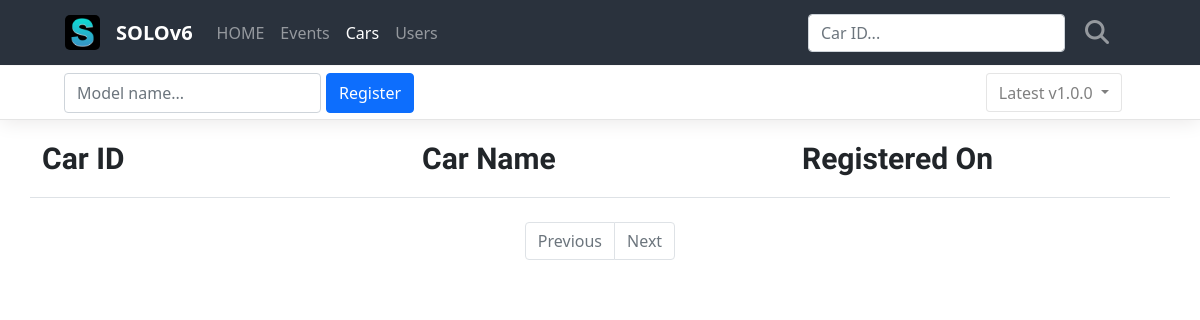
The app's page /cars/, older data.
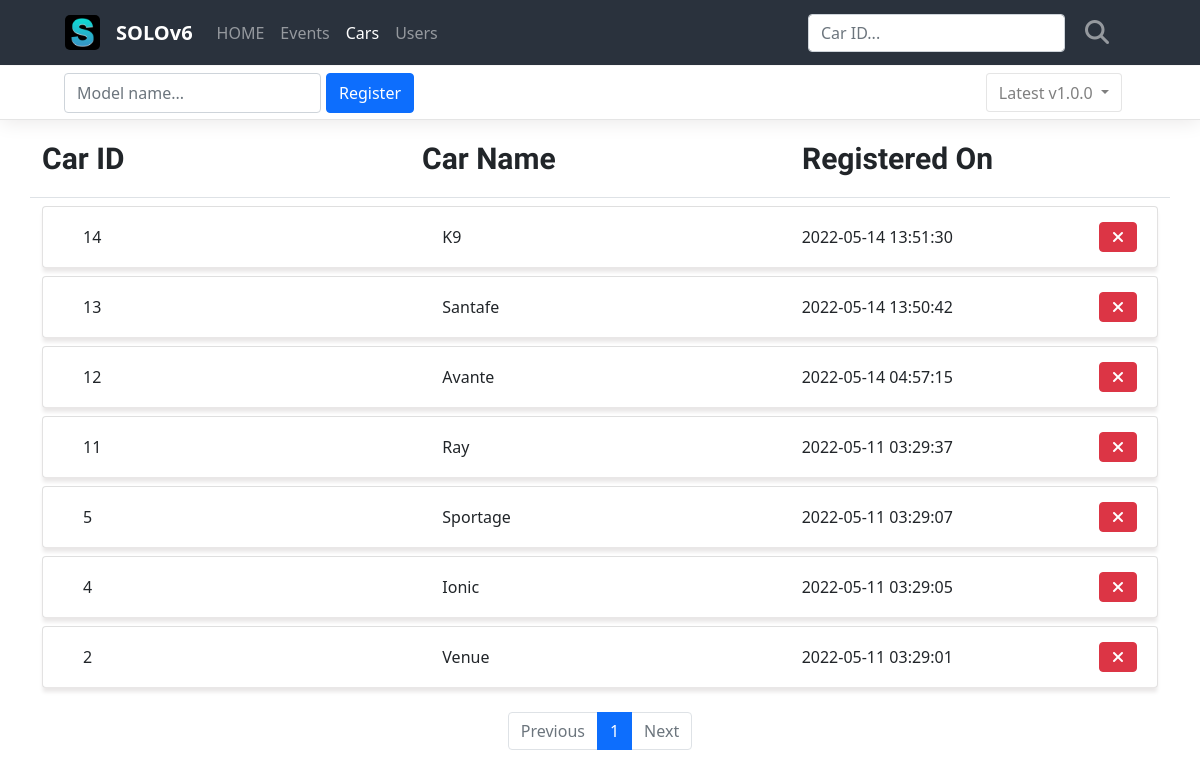
The same page, newer data.
### project/models/car.py (models this page shows, shortened)
class Car(db.Model):
    id = db.Column(db.Integer, primary_key=True)
    car_name = db.Column(db.String(10), nullable=False)
    registered_on = db.Column(db.DateTime(), default=func.now())

### project/routes/car_routes.py (the view)
@blueprint.route('/')
def cars():
    page = request.args.get('page', type=int, default=1)
    needle = request.args.get('needle', type=str, default='')
    car_list = CarModel.query.order_by(CarModel.registered_on.desc())
    if needle:
        car_list = car_list.filter(
            CarModel.id.ilike(needle)
        )
    car_list = car_list.paginate(page, per_page=10)
    return render_template('cars.html', car_list=car_list, page=page, needle=needle)

### project/templates/cars.html (shortened to what this page needs)
<link rel="stylesheet" href="../static/css/cars.css">
{% extends 'base.html' %}
{% block content %}
<nav class="navbar navbar-expand-lg navbar-dark">
    <div class="container-fluid">
        <a class="navbar-logo" href="{{ url_for('base.index') }}">
            <img class="logo" src="../static/images/favicons.ico/favicon-96x96.png" alt="Logo" height="35" width="35">
        </a>
        <a class="navbar-brand" href="{{ url_for('base.index') }}">SOLOv6</a>
        <div class="collapse navbar-collapse" id="navbarSupportedContent">
            <ul class="navbar-nav me-auto mb-2 mb-lg-0">
                <li class="nav-item">
                    <a class="nav-link active" aria-current="page" href="{{ url_for('base.index') }}">HOME</a>
                </li>
                <li class="nav-item">
                    <a class="nav-link active" href="{{ url_for('base.index') }}">Events</a>
                </li>
                <li class="nav-item">
                    <a class="nav-link active" href="{{ url_for('cars.cars') }}">Cars</a>
                </li>
                <li class="nav-item">
                    <a class="nav-link active" href="{{ url_for('users.users') }}">Users</a>
                </li>
            </ul>
            <form id="search-form" class="d-flex" action="{{ url_for('cars.cars') }}" method="get">
                <input id="needle search-needle" class="form-control me-2 search-form" type="text" name="needle" value="{{ needle or '' }}" placeholder="Car ID..." aria-label="Search">
                <button id="btn-search" class="btn search-btn" type="submit">
                    <i class="fa-solid fa-magnifying-glass fa-xl"></i>
                </button>
            </form>
        </div>
    </div>
</nav>
<div class="main">
    <div class="register-box">
        <div class="register-col">
            <form class="register-form" action="{{ url_for('cars.register') }}" method="post">
                <input class="form-control register-input" type="text" name="car_name" placeholder="Model name...">
                <button type="submit" class="btn btn-primary mb-3 register-btn">
                    Register
                </button>
            </form>
        </div>
        <div class="dropdown">
            <button class="btn btn-light dropdown-toggle" type="button" id="dropdownMenuButton1" data-bs-toggle="dropdown" aria-expanded="false">
                Latest v1.0.0
            </button>
        </div>
    </div>
    <div class="container list-box">
        <div class="row list-title-box border-bottom">
            <div class="col list-title my-3">
                Car ID
            </div>
            <div class="col list-title my-3">
                Car Name
            </div>
            <div class="col list-title my-3">
                Registered On
            </div>
        </div>
        {% if car_list %}
            {% for car in car_list.items %}
            <div class="card my-2">
                <div class="card-body">
                    <div class="row card-body-row">
                        <div class="col list-col">
                            {{ car.id }}
                        </div>
                        <div class="col list-col">
                            {{ car.car_name }}
                        </div>
                        <div class="col list-col">
                            {{ car.registered_on }}
                            <div class="cancel-box">
                                <form class="delete-form" action="{{ url_for('cars.delete') }}" method="post">
                                    <button type="submit" class="btn btn-danger mb-3 cancel-btn">
                                        <i class="fa-solid fa-xmark"></i>
                                    </button>
                                </form>
                            </div>
                        </div>
                    </div>
                </div>
            </div>
            {% endfor %}
        {% else %}
        <div class="row">
            <div class="col-12">
                <h2>❌ No Car Registered ❌</h2>
            </div>
        </div>
        {% endif %}
    </div>
</div>
<ul class="pagination my-4 justify-content-center">
    {% if car_list.has_prev %}
    <li class="page-item">
        <a class="page-link" href="?page={{ car_list.prev_num }}">Previous</a>
    </li>
    {% else %}
    <li class="page-item disabled">
        <a class="page-link" tabindex="-1" aria-disabled="true" href="javascript:void(0)">Previous</a>
    </li>
    {% endif %}
    {% for page_num in car_list.iter_pages() %}
    {% if page_num %}
    {% if page_num != car_list.page %}
    <li class="page-item">
        <a class="page-link" href="?page={{ page_num }}">{{ page_num }}</a>
    </li>
    {% else %}
    <li class="page-item active" aria-current="page">
        <a class="page-link" href="javascript:void(0)">{{ page_num }}</a>
    </li>
    {% endif %}
    {% else %}
    <li class="disabled">
        <a class="page-link" href="javascript:void(0)">...</a>
    </li>
    {% endif %}
    {% endfor %}
    {% if car_list.has_next %}
    <li class="page-item">
        <a class="page-link" href="?page={{ car_list.next_num }}">Next</a>
    </li>
    {% else %}
    <li class="page-item disabled">
        <a class="page-link" tabindex="-1" aria-disabled="true" href="javascript:void(0)">Next</a>
    </li>
    {% endif %}
</ul>
{% endblock %}

### project/templates/base.html (shortened to what this page needs)
<!DOCTYPE html>
<html lang="en">
<head>
    <link rel="stylesheet" href="{{ url_for('static', filename='css/bootstrap.min.css') }}">
    <link rel="stylesheet" href="https://cdnjs.cloudflare.com/ajax/libs/font-awesome/6.1.1/css/all.min.css">
    <link rel="stylesheet" href="{{ url_for('static', filename='css/styles.css') }}">
</head>
<body>
    {% block content %}
    {% endblock %}
</body>
</html>

### project/static/css/cars.css (style rules this page uses)
.navbar-nav .nav-item:nth-child(3) .nav-link { opacity: 1; }
.list-title-box { font-family: 'Quicksand', sans-serif; font-weight: 700; }

### project/static/css/styles.css (style rules this page uses)
.navbar { position: fixed; top: 0; width: 100vw; height: 65px; padding-left: 53px; padding-right: 67px; z-index: 1; background-color: #2A323D; }
.navbar-brand { font-weight: 700; color: white; }
.navbar .container-fluid { height: 65px; }
.logo { border-radius: 5px; margin-right: 16px; }
.nav-link { opacity: 0.5; }
.d-flex { display: flex; align-items: center; margin: 0; }
.search-btn { color: white; opacity: 0.5; border: none; margin-left: 0; transition: color, opacity 0.2s ease-in-out; }
.main { margin-top: 66px; }
.register-box { display: flex; justify-content: space-between; align-items: center; padding-left: 64px; padding-right: 78px; width: 100vw; height: 54px; border-bottom: 1px solid rgba(0, 0, 0, 0.1); box-shadow: 0px 2px 20px rgb(234, 232, 232); }
.register-col { display: flex; align-items: center; justify-content: center; height: 54px; }
.register-form { display: flex; justify-content: center; align-items: center; height: 54px; margin: 0; }
.register-input { height: 40px; }
.register-btn { height: 40px; margin-top: 16px; margin-left: 5px; }
.dropdown-toggle { height: 39px; border: 1px solid rgba(0, 0, 0, 0.1); background-color: white; color: rgba(0, 0, 0, 0.5); }
.card { z-index: 0; }
.card-body { height: 60px; padding: 0; box-shadow: 0px 5px 4px rgb(233, 231, 231); }
.list-title { font-size: 30px; font-weight: 600; }
.list-col { display: flex; align-items: center; height: 60px; }
.list-col:nth-child(1) { margin-left: 40px; }
.list-col:nth-child(3) { display: flex; justify-content: space-between; margin-right: 20px; }
.delete-form { height: 30px; }
.cancel-box { display: flex; align-items: flex-end; }
.cancel-btn { margin-top: 8px; }

Row changes from the older to the newer data that the page shows:
added Car: id "14", car_name "K9", registered_on "2022-05-14 13:51:30"
added Car: id "13", car_name "Santafe", registered_on "2022-05-14 13:50:42"
added Car: id "12", car_name "Avante", registered_on "2022-05-14 04:57:15"
added Car: id "11", car_name "Ray", registered_on "2022-05-11 03:29:37"
added Car: id "5", car_name "Sportage", registered_on "2022-05-11 03:29:07"
added Car: id "4", car_name "Ionic", registered_on "2022-05-11 03:29:05"
added Car: id "2", car_name "Venue", registered_on "2022-05-11 03:29:01"
Text that changed along with them:
new list line: "1"
